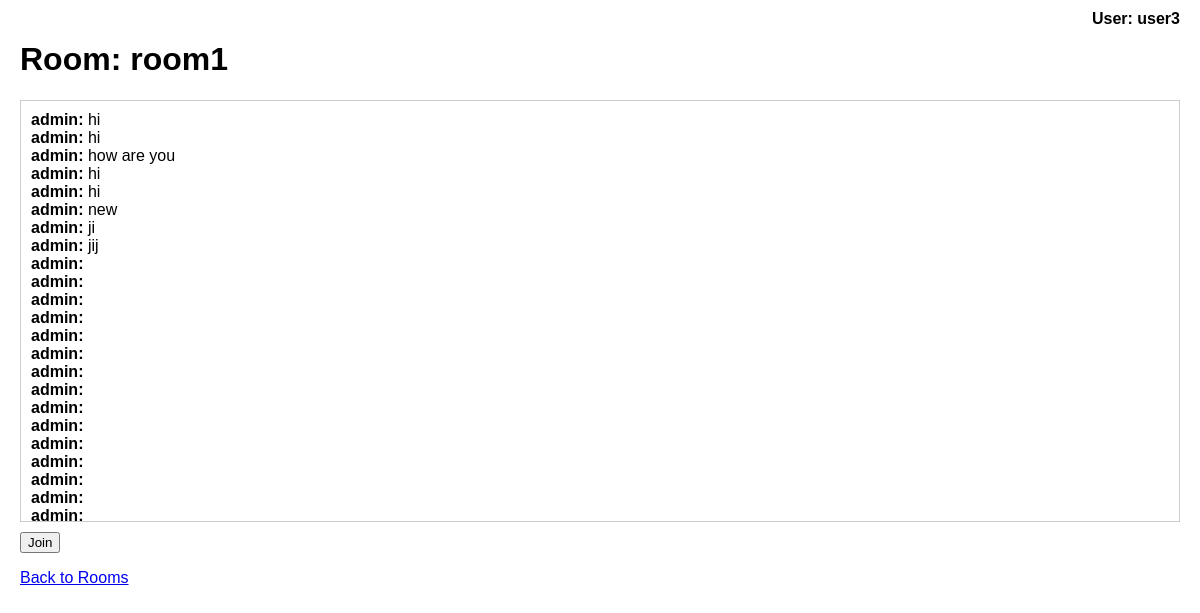
/chat/room1/ (signed in), run on the app's committed database.
### chat/models.py (models this page shows, shortened)
class ChatRoom(models.Model):
    name = models.CharField(max_length=255)
    participants = models.ManyToManyField(User, related_name='chat_rooms')

class Message(models.Model):
    room = models.ForeignKey(ChatRoom, on_delete=models.CASCADE, related_name='messages')
    sender = models.ForeignKey(User, on_delete=models.CASCADE)
    content = models.TextField()
    timestamp = models.DateTimeField(auto_now_add=True)

### chat/views.py (the view)
# urls.py: path('<str:room_name>/', views.room, name='room'),
@login_required
def room(request, room_name):
    room = get_object_or_404(ChatRoom, name=room_name)
    messages = room.messages.order_by('timestamp')
    context = {'room_name': room_name,
                'messages': messages,
                'room':room,
            }
    return render(request, 'chat/room.html', context)

### chat/templates/chat/room.html (shortened to what this page needs)
{% extends "chat/base.html" %}
{% block content %}
    <h1>Room: {{ room_name }}</h1>
    <div id="chat-log">
        {% for message in messages %}
            <div><strong>{{ message.sender.username }}:</strong> {{ message.content }}</div>
        {% endfor %}
    </div>
    {% if request.user in room.participants.all %}
        <input id="chat-message-input" type="text" size="100" >
        <input id="chat-message-submit" type="button" value="Send">
        <div id="error-message" class="error-message">Message cannot be empty.</div>
        <p >
            <a href="{% url 'leave' room.id %}" >
                <input style="background-color: #ff0000;" id="chat-leave-submit" type="button" value="you can Leave this room">
            </a>
        </p>
    {% else %}
        <a href="{% url 'join' room.id %}"><input id="chat-join-submit" type="button" value="Join"></a>
    {% endif %}
    <p><a href="{% url 'index' %}">Back to Rooms</a></p>
{% endblock %}

### chat/templates/chat/base.html (shortened to what this page needs)
<!DOCTYPE html>
<html>
<head>
</head>
<body>
    {% if user.is_authenticated %}
    <div class="username">User: {{ user.username }}</div>
    {% endif %}
    {% block content %}
    {% endblock %}
</body>
</html>

### chat/templates/chat/base.html (style rules this page uses)
body { font-family: Arial, sans-serif; margin: 0; padding: 20px; position: relative; }
.username { position: absolute; top: 10px; right: 20px; font-weight: bold; }

### chat/templates/chat/room.html (style rules this page uses)
#chat-log { height: 400px; overflow-y: auto; border: 1px solid #ccc; padding: 10px; margin-bottom: 10px; }

### data on the page
ChatRoom: name "room1"
Message: sender.username "admin", content "hi"
Message: sender.username "admin", content "hi"
Message: sender.username "admin", content "how are you"
Message: sender.username "admin", content "hi"
Message: sender.username "admin", content "hi"
Message: sender.username "admin", content "new"
Message: sender.username "admin", content "ji"
Message: sender.username "admin", content "jij"
Message: sender.username "admin"
Message: sender.username "admin"
Message: sender.username "admin"
Message: sender.username "admin"
Message: sender.username "admin"
Message: sender.username "admin"
Message: sender.username "admin"
Message: sender.username "admin"
Message: sender.username "admin"
Message: sender.username "admin"
Message: sender.username "admin"
Message: sender.username "admin"
Message: sender.username "admin"
Message: sender.username "admin"
Message: sender.username "admin"

### other printed values
{{ user.username }} "user3"
